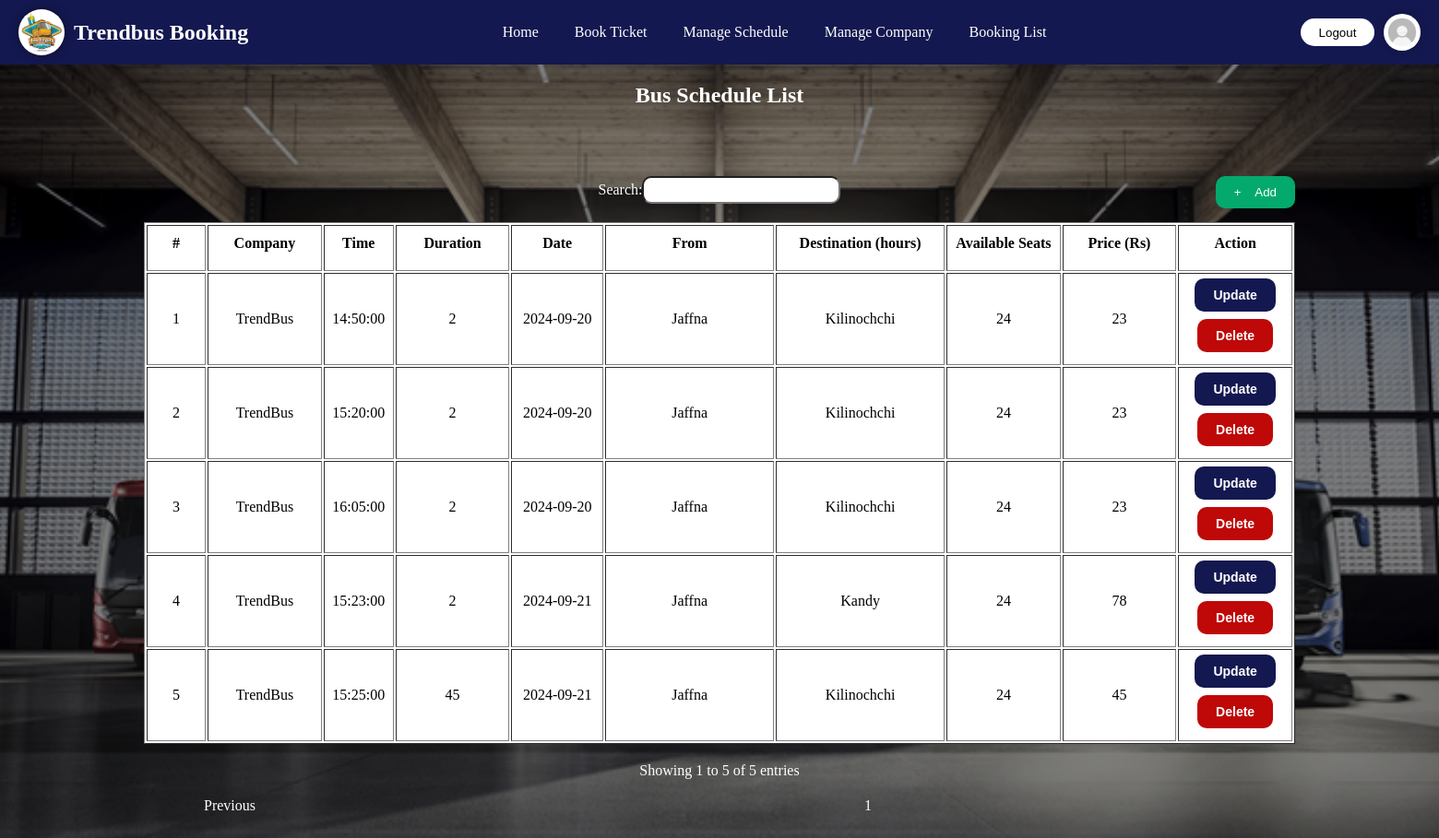
Screenshot of /admin_schedule.php (signed in) with the database file from the repository.
### tables this page shows
CREATE TABLE `schedule` (
  `scheduleID` int(11) NOT NULL,
  `companyID` int(11) NOT NULL,
  `scheduleTime` time NOT NULL,
  `scheduleDuration` varchar(50) NOT NULL,
  `scheduleDate` date NOT NULL,
  `scheduleFrom` varchar(50) NOT NULL,
  `scheduleDestination` varchar(50) NOT NULL,
  `schedulePrice` int(11) NOT NULL
);

CREATE TABLE `company` (
  `companyID` int(11) NOT NULL,
  `companyName` varchar(50) NOT NULL,
  `companyPicture` longblob NOT NULL,
  `companyDetail` varchar(1000) NOT NULL
);

### adminusername.php (called while the page is built, shortened)
<?php
$adminuser="admin@gmail.com";
?>

### admin_schedule.php (the view, shortened to what this page needs)
<?php
  include("dbconnect.php");
	$ciphering = "AES-128-CTR";
	$options = 0;
	$encryption_iv = '1234567891011121';
	$encryption_key = "travel123";
    if(isset($_POST['filter'])){
			$fromFilter = $_POST['from'];
          $queryTable = "SELECT * FROM `schedule` INNER JOIN `company` ON schedule.companyID = company.companyID where
		  schedule.scheduleFrom='$fromFilter' ORDER BY scheduleDate, scheduleTime;";
    }else{
          $queryTable = "SELECT * FROM `schedule` INNER JOIN `company` ON schedule.companyID = company.companyID ORDER BY scheduleDate, scheduleTime;";
    }
?>
<html>
<head>
<link rel="stylesheet" href="style/admin_schedulestyle.css">
</head>
	<body style="font-family:Arvo;margin:0;" class="fitimg">
		<?php include 'navigation.php'; ?>
		<h2 style="text-align:center; color:white"><b>Bus Schedule List</b></h2>
		<br><br><br>
		<section class="timetable" >
		<div align="center">
		<section>
				<?php
	                if($_SESSION['Admin']=="admin@gmail.com"){
			            echo "<button class='add' onclick='addModal()' style='float:right'>+&nbsp;&nbsp;&nbsp;&nbsp;Add</button>";
			        }
		        ?>
		    <table style="test-align:center; background-color: white;" id="company" border="1" width="100%">
		        <thead>
			<tr>
			<th align="center" width="50px" height="50px" style="padding-bottom: 10px;">#</th>
			<th align="center" width="100px" height="50px" style="padding-bottom: 10px;">Company</th>
			<th align="center" width="60px" height="50px" style="padding-bottom: 10px;">Time</th>
			<th align="center" width="100px" height="50px" style="padding-bottom: 10px;">Duration</th>
			<th align="center" width="80px" height="50px" style="padding-bottom: 10px;">Date</th>
			<th align="center" width="150px" height="50px" style="padding-bottom: 10px;">From</th>
			<th align="center" width="150px" height="50px" style="padding-bottom: 10px;">Destination (hours)</th>
			<th align="center" width="100px" height="50px" style="padding-bottom: 10px;">Available Seats</th>
			<th align="center" width="100px" height="50px" style="padding-bottom: 10px;">Price (Rs)</th>
			<?php
	                if($_SESSION['Admin']=="admin@gmail.com"){
			            echo "<th align='center' width='100px' height='50px' style='padding-bottom: 10px;'>Action</th>";
			        }
		        ?>
			</tr>
			  </thead>
		<?php
			$result = $conn->query($queryTable);
			$number=0;
			if ($result->num_rows >0) {
				 while ($row = $result ->fetch_assoc()){
					  extract($row);
					    $number=$number+1;
            			$numberseat=0;
            			$totalseat= 24-$numberseat;
            			 $encryption = openssl_encrypt($scheduleID, $ciphering,	$encryption_key,$options, $encryption_iv);
						$encrptID = base64_encode($encryption);
            						echo"
						<tr height='100px'>
						     <td  style='text-align:center'>$number</td>
                			<td style='text-align:center'>$companyName</td>
        					<td style='text-align:center'>$scheduleTime</td>
        					<td style='text-align:center'>$scheduleDuration</td>
        					<td style='text-align:center'>$scheduleDate</td>
							<td style='text-align:center'>$scheduleFrom</td>
        					<td style='text-align:center'>$scheduleDestination</td>
        					<td style='text-align:center'>$totalseat</td>
        					<td style='text-align:center'>$schedulePrice</td>";
								if($_SESSION['Admin']=="admin@gmail.com"){
									echo "<td style='text-align:center'><button class='upbtn'onclick='modal($number)'><b>Update</b></button>
									<br><br>
									<a class='delbtn' href='admin_deleteschedule.php?id=$encrptID'><b>Delete</b></a><br><br></td>";
								}
							echo"</tr>";
				   }
			}
		?>
		</table>
	</section>
	</div>
	</section>
</body>
</html>

### navigation.php (shortened to what this page needs)
<?php
include("adminusername.php");
?>
<!DOCTYPE html>
<html lang="en">
<head>
</head>
<body>
<div class="nav">
    <div class="logo">
        <img src="assets/trendbus.jpeg" alt="Logo">
        <span class="logo-title">Trendbus Booking</span>
    </div>
    <div class="nav-links">
        <a href="home.php">Home</a>
        <a href="schedule.php">Book Ticket</a>
        <?php if (isset($_SESSION['Admin']) && $_SESSION['Admin'] == $adminuser): ?>
            <a href="admin_schedule.php">Manage Schedule</a>
            <a href="admin_companylist.php">Manage Company</a>
        <?php endif; ?>
        <a href="history.php">Booking List</a>
    </div>
    <div class="actions">
        <?php if (!isset($_SESSION['Admin'])): ?>
            <button class="login" onclick="window.location.href='login.php'">Login</button>
        <?php else: ?>
            <button class="logout" onclick="window.location.href='logout.php'">Logout</button>
            <a href="setting.php">
                <img src="assets/profile.webp" alt="Profile Icon" class="profile-icon">
            </a>
        <?php endif; ?>
    </div>
</div>
</body>
</html>

### style/admin_schedulestyle.css (style rules this page uses)
.delbtn { padding-top:10px; padding-bottom: 10px; padding-left: 20px; padding-right: 20px; background-color: #BF0808; color:White; border-radius: 10px; text-decoration: none; font-size: 14px; font-family: Arial; }
.upbtn { padding-top:10px; padding-bottom: 10px; padding-left: 20px; padding-right: 20px; background-color: #141850; color:white; border-radius: 10px; font-size: 14px; border:0px; font-family: Arial; }
.timetable { margin-left: 10%; margin-right: 10%; }
.add { padding-top:10px; padding-bottom: 10px; padding-left: 20px; padding-right: 20px; background-color: #04AA6D; color: white; border: none; border-radius:10px; }
.fitimg { background: linear-gradient(rgba(0, 0, 0, 0.5), rgba(0, 0, 0, 0.5)), url("home1.png") center fixed no-repeat; background-size:cover; }

### navigation.php (style rules this page uses)
body { margin: 0; font-family: Arvo, sans-serif; background-color: #f4f4f4; }
.nav { display: flex; align-items: center; justify-content: space-between; padding: 10px 20px; background-color: #141850; color: #fff; position: sticky; top: 0; z-index: 1000; }
.logo { display: flex; align-items: center; }
.logo img { border-radius: 50%; width: 50px; height: 50px; box-shadow: 0 0 10px rgba(0, 0, 0, 0.5); }
.logo-title { margin-left: 10px; font-size: 24px; font-weight: bold; }
.nav-links { display: flex; flex-wrap: wrap; justify-content: center; gap: 15px; }
.nav-links a { color: #fff; text-decoration: none; font-size: 16px; padding: 8px 12px; transition: 0.3s; }
.actions { display: flex; align-items: center; gap: 10px; }
.login, .logout { font-family: Arvo, sans-serif; border-radius: 15px; height: 30px; width: 80px; border: 0; background-color: #fff; cursor: pointer; transition: 0.3s; }
.profile-icon { width: 40px; height: 40px; border-radius: 50%; box-shadow: 0px 0px 10px rgba(0, 0, 0, 0.2); }

### rows the page displays
schedule: companyID.companyName "TrendBus", scheduleTime "14:50:00", scheduleDuration "2", scheduleDate "2024-09-20", scheduleFrom "Jaffna", scheduleDestination "Kilinochchi", totalseat "24", schedulePrice "23"
schedule: companyID.companyName "TrendBus", scheduleTime "15:20:00", scheduleDuration "2", scheduleDate "2024-09-20", scheduleFrom "Jaffna", scheduleDestination "Kilinochchi", totalseat "24", schedulePrice "23"
schedule: companyID.companyName "TrendBus", scheduleTime "16:05:00", scheduleDuration "2", scheduleDate "2024-09-20", scheduleFrom "Jaffna", scheduleDestination "Kilinochchi", totalseat "24", schedulePrice "23"
schedule: companyID.companyName "TrendBus", scheduleTime "15:23:00", scheduleDuration "2", scheduleDate "2024-09-21", scheduleFrom "Jaffna", scheduleDestination "Kandy", totalseat "24", schedulePrice "78"
schedule: companyID.companyName "TrendBus", scheduleTime "15:25:00", scheduleDuration "45", scheduleDate "2024-09-21", scheduleFrom "Jaffna", scheduleDestination "Kilinochchi", totalseat "24", schedulePrice "45"
